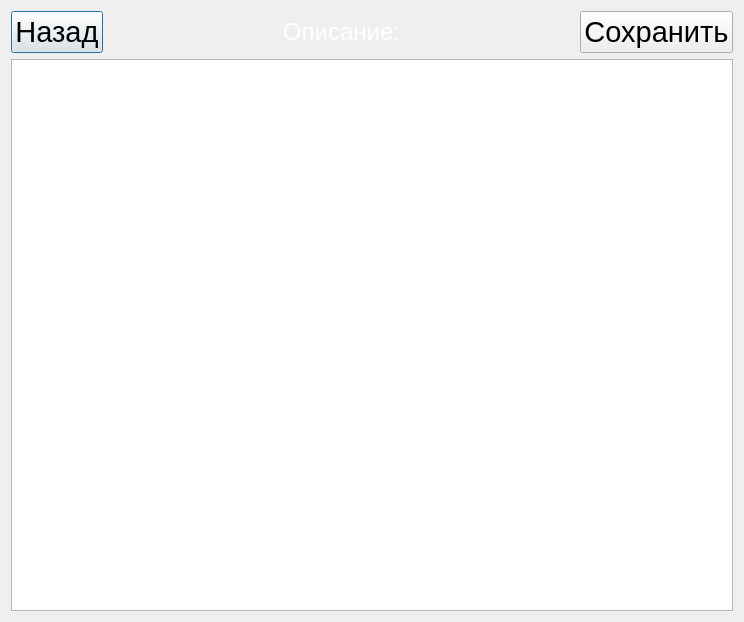
<?xml version="1.0" encoding="UTF-8"?>
<ui version="4.0">
 <class>Information</class>
 <widget class="QDialog" name="Information">
  <property name="geometry">
   <rect>
    <x>0</x>
    <y>0</y>
    <width>744</width>
    <height>622</height>
   </rect>
  </property>
  <property name="windowTitle">
   <string>Dialog</string>
  </property>
  <layout class="QGridLayout" name="gridLayout">
   <item row="0" column="0">
    <widget class="QPushButton" name="BackButton">
     <property name="sizePolicy">
      <sizepolicy hsizetype="Maximum" vsizetype="Preferred">
       <horstretch>0</horstretch>
       <verstretch>0</verstretch>
      </sizepolicy>
     </property>
     <property name="font">
      <font>
       <pointsize>22</pointsize>
      </font>
     </property>
     <property name="text">
      <string>Назад</string>
     </property>
    </widget>
   </item>
   <item row="0" column="1">
    <widget class="QLabel" name="label">
     <property name="text">
      <string>&lt;html&gt;&lt;head/&gt;&lt;body&gt;&lt;p align=&quot;center&quot;&gt;&lt;span style=&quot; font-size:18pt; color:#ffffff;&quot;&gt;Описание:&lt;/span&gt;&lt;/p&gt;&lt;/body&gt;&lt;/html&gt;</string>
     </property>
    </widget>
   </item>
   <item row="0" column="2">
    <widget class="QPushButton" name="SaveButton">
     <property name="sizePolicy">
      <sizepolicy hsizetype="Maximum" vsizetype="Preferred">
       <horstretch>0</horstretch>
       <verstretch>0</verstretch>
      </sizepolicy>
     </property>
     <property name="font">
      <font>
       <pointsize>22</pointsize>
      </font>
     </property>
     <property name="text">
      <string>Сохранить</string>
     </property>
    </widget>
   </item>
   <item row="1" column="0" colspan="3">
    <widget class="QTextEdit" name="textEdit">
     <property name="font">
      <font>
       <pointsize>18</pointsize>
      </font>
     </property>
    </widget>
   </item>
  </layout>
 </widget>
 <resources/>
 <connections/>
</ui>
